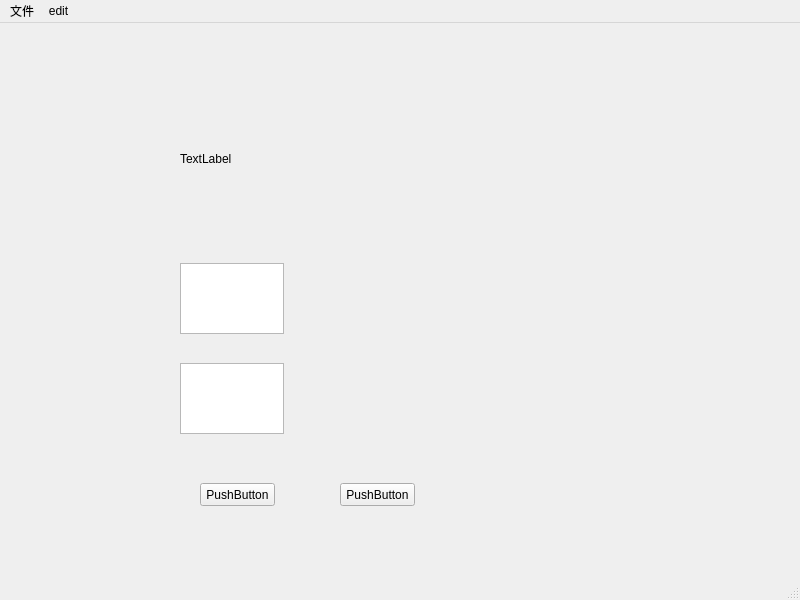
<?xml version="1.0" encoding="UTF-8"?>
<ui version="4.0">
 <class>MainWindow</class>
 <widget class="QMainWindow" name="MainWindow">
  <property name="geometry">
   <rect>
    <x>0</x>
    <y>0</y>
    <width>800</width>
    <height>600</height>
   </rect>
  </property>
  <property name="windowTitle">
   <string>MainWindow</string>
  </property>
  <widget class="QWidget" name="centralwidget">
   <widget class="QPushButton" name="pushButton">
    <property name="geometry">
     <rect>
      <x>200</x>
      <y>460</y>
      <width>75</width>
      <height>23</height>
     </rect>
    </property>
    <property name="text">
     <string>PushButton</string>
    </property>
   </widget>
   <widget class="QPushButton" name="pushButton_2">
    <property name="geometry">
     <rect>
      <x>340</x>
      <y>460</y>
      <width>75</width>
      <height>23</height>
     </rect>
    </property>
    <property name="text">
     <string>PushButton</string>
    </property>
   </widget>
   <widget class="QTextEdit" name="textEdit">
    <property name="geometry">
     <rect>
      <x>180</x>
      <y>240</y>
      <width>104</width>
      <height>71</height>
     </rect>
    </property>
   </widget>
   <widget class="QTextEdit" name="textEdit_2">
    <property name="geometry">
     <rect>
      <x>180</x>
      <y>340</y>
      <width>104</width>
      <height>71</height>
     </rect>
    </property>
   </widget>
   <widget class="QLabel" name="label">
    <property name="geometry">
     <rect>
      <x>180</x>
      <y>130</y>
      <width>54</width>
      <height>12</height>
     </rect>
    </property>
    <property name="text">
     <string>TextLabel</string>
    </property>
   </widget>
  </widget>
  <widget class="QMenuBar" name="menubar">
   <property name="geometry">
    <rect>
     <x>0</x>
     <y>0</y>
     <width>800</width>
     <height>23</height>
    </rect>
   </property>
   <widget class="QMenu" name="menu">
    <property name="title">
     <string>文件</string>
    </property>
    <addaction name="actionopen"/>
    <addaction name="actionclose"/>
   </widget>
   <widget class="QMenu" name="menuedit">
    <property name="title">
     <string>edit</string>
    </property>
   </widget>
   <addaction name="menu"/>
   <addaction name="menuedit"/>
  </widget>
  <widget class="QStatusBar" name="statusbar"/>
  <action name="actionopen">
   <property name="text">
    <string>open</string>
   </property>
  </action>
  <action name="actionclose">
   <property name="text">
    <string>close</string>
   </property>
  </action>
 </widget>
 <resources/>
 <connections/>
</ui>
